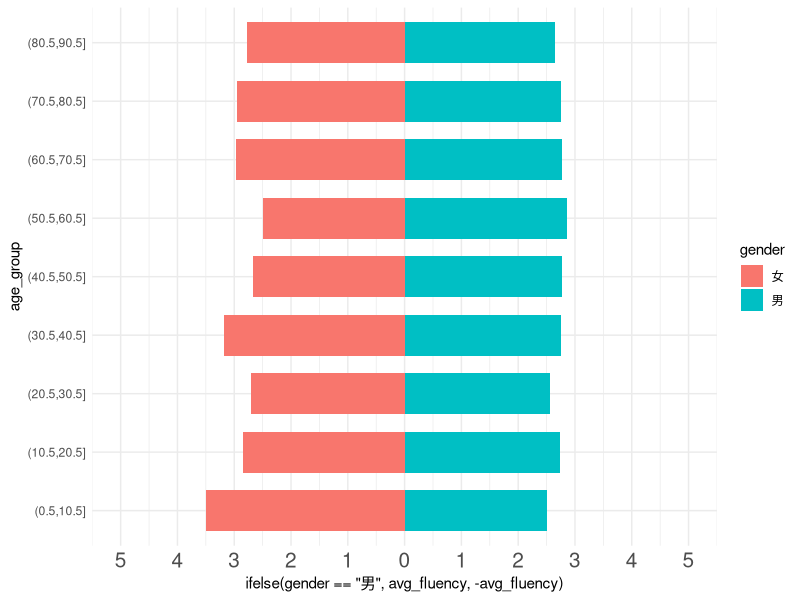

The R script that drew this image: (Note: this script raises an error after producing the figure.)
library(dplyr)
library(tidyr)
library(magrittr)
library(ggplot2)
library(gganimate)
theme_set(theme_bw())


df <- data.frame(
    gender = sample(c("男","女"), 100, replace = T),
    age = sample(10:90, 1000, replace = T),
    mand = sample(0:5, 1000, replace = T),
    tw = sample(0:5, 1000, replace = T),
    hk = sample(0:5, 1000, replace = T),
    abori = sample(0:5, 1000, replace = T),
    sa = sample(0:5, 1000, replace = T),
    eng = sample(0:5, 1000, replace = T)
)
df$group <- cut(df$age, breaks = seq(0.5,90.5,by=10), right = TRUE)

pl <- df %>% group_by(gender, group) %>%
    summarise(mean(mand), mean(tw), 
              mean(hk), mean(abori), 
              mean(sa), mean(eng)) %>%
    set_names(c("gender", "age_group",
                "Mandarin", "Taiwanese",
                "Hakka", "Aborigine", 
                "South_east", "English")) %>%
    gather("Mandarin", "Taiwanese","Hakka",
           "Aborigine","South_east", "English", 
           key = "lang", 
           value = "avg_fluency") %>%
ggplot(aes(x = age_group, fill = gender,
           y = ifelse(gender=="男",
                      avg_fluency, -avg_fluency),
           frame = lang)
       ) + 
    geom_bar(stat = "identity", position = "identity", width=0.7)+
    scale_y_continuous(limits = c(-5,5),
                       breaks = seq(-5,5,1), 
                       labels=abs(seq(-5,5,1))
                     ) + 
  coord_flip() + 
  #scale_fill_brewer(palette = "Set1") + 
  theme_minimal()+
    theme(axis.text.x = element_text(size=15))

gganimate(pl, ,ani.width=800, ani.height=350, "~/twLangSurvey/out_graph/age_pyramid.gif")
